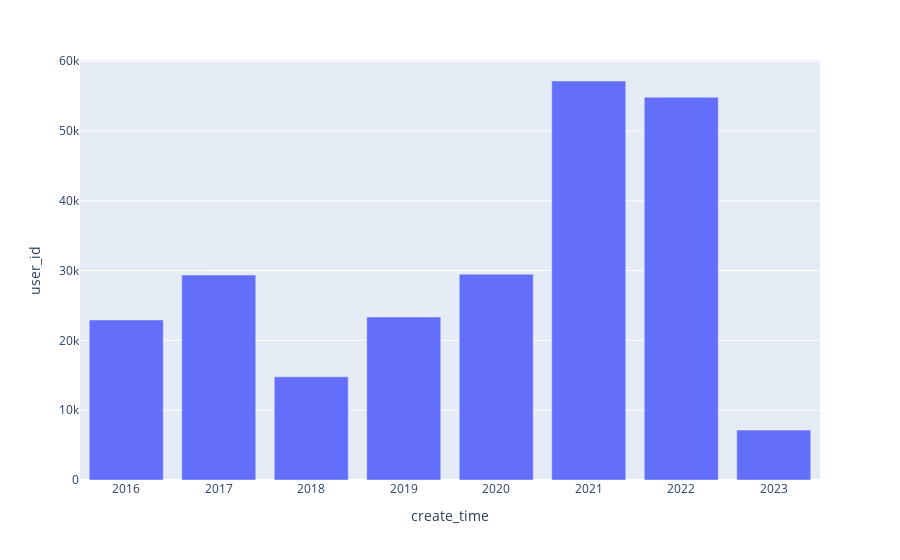

The notebook cell this image was saved under:
### Code cell
fig = px.bar(
    data_frame=a,
    x=a.index,
    y=a.user_id,
    #color="user_id",
    barmode="group",
)

fig.show()

### Figure 1 — Plotly figure (JSON) as saved in the notebook; plotly's stock layout.template omitted (floating-point values rounded to 4 significant figures)
{"data": [{"alignmentgroup": "True", "hovertemplate": "create_time=%{x}<br>user_id=%{y}<extra></extra>", "legendgroup": "", "marker": {"color": "#636efa", "pattern": {"shape": ""}}, "name": "", "offsetgroup": "", "orientation": "v", "showlegend": false, "textposition": "auto", "type": "bar", "x": [2016, 2017, 2018, 2019, 2020, 2021, 2022, 2023], "xaxis": "x", "y": [22931, 29356, 14794, 23359, 29492, 57167, 54837, 7146], "yaxis": "y"}], "layout": {"barmode": "group", "legend": {"tracegroupgap": 0}, "margin": {"t": 60}, "xaxis": {"anchor": "y", "domain": [0, 1], "title": {"text": "create_time"}}, "yaxis": {"anchor": "x", "domain": [0, 1], "title": {"text": "user_id"}}}}
